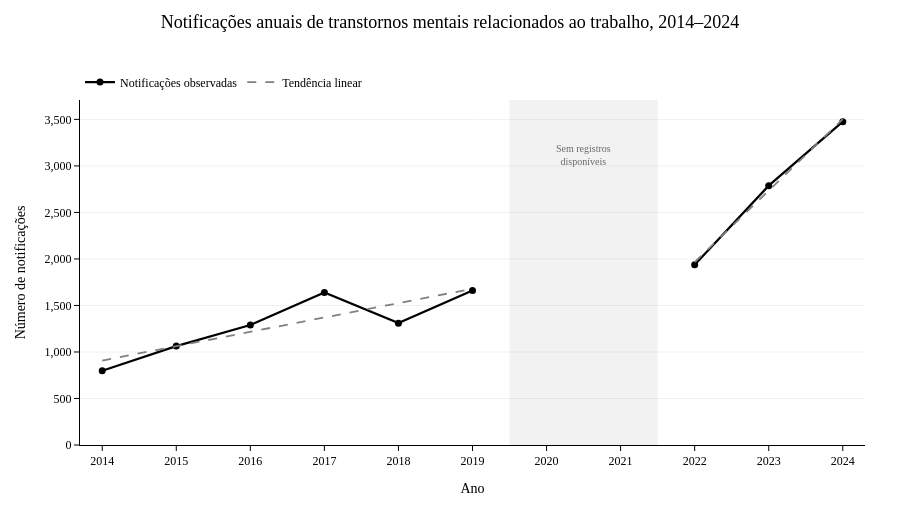

The notebook cell this image was saved under:
### Code cell
# ============================================================
# FIGURA 1 — EVOLUÇÃO TEMPORAL DAS NOTIFICAÇÕES
# VERSÃO PARA ARTIGO CIENTÍFICO
# BASE HISTÓRICA: 2014–2024
# ============================================================

import pandas as pd
import numpy as np
import plotly.graph_objects as go


# ------------------------------------------------------------
# 1. BASE HISTÓRICA
# ------------------------------------------------------------

df_temporal_hist = df_historico.copy()

df_temporal_hist["NU_ANO"] = pd.to_numeric(
    df_temporal_hist["NU_ANO"],
    errors="coerce"
)


# ------------------------------------------------------------
# 2. CONTAGEM ANUAL
# ------------------------------------------------------------

casos_ano_hist = (
    df_temporal_hist
    .dropna(subset=["NU_ANO"])
    .groupby("NU_ANO")
    .size()
    .reset_index(name="N_NOTIFICACOES")
)

casos_ano_hist["NU_ANO"] = (
    casos_ano_hist["NU_ANO"].astype(int)
)


# ------------------------------------------------------------
# 3. EIXO TEMPORAL COMPLETO
# 2020–2021 permanecem NaN
# ------------------------------------------------------------

eixo_anos = pd.DataFrame({
    "NU_ANO": range(2014, 2025)
})

serie_hist = eixo_anos.merge(
    casos_ano_hist,
    on="NU_ANO",
    how="left"
)


# ------------------------------------------------------------
# 4. PERÍODOS COM DADOS DISPONÍVEIS
# ------------------------------------------------------------

pre = (
    serie_hist.loc[
        serie_hist["NU_ANO"].between(2014, 2019)
    ]
    .dropna(subset=["N_NOTIFICACOES"])
    .copy()
)

pos = (
    serie_hist.loc[
        serie_hist["NU_ANO"].between(2022, 2024)
    ]
    .dropna(subset=["N_NOTIFICACOES"])
    .copy()
)


# ------------------------------------------------------------
# 5. TENDÊNCIAS LINEARES DESCRITIVAS
# ------------------------------------------------------------

coef_pre = np.polyfit(
    pre["NU_ANO"],
    pre["N_NOTIFICACOES"],
    1
)

pre["TENDENCIA"] = np.polyval(
    coef_pre,
    pre["NU_ANO"]
)


coef_pos = np.polyfit(
    pos["NU_ANO"],
    pos["N_NOTIFICACOES"],
    1
)

pos["TENDENCIA"] = np.polyval(
    coef_pos,
    pos["NU_ANO"]
)


# ------------------------------------------------------------
# 6. FIGURA
# ------------------------------------------------------------

fig = go.Figure()


# ------------------------------------------------------------
# SÉRIE OBSERVADA — 2014–2019
# ------------------------------------------------------------

fig.add_trace(
    go.Scatter(
        x=pre["NU_ANO"],
        y=pre["N_NOTIFICACOES"],
        mode="lines+markers",
        name="Notificações observadas",
        line=dict(
            color="black",
            width=2.2
        ),
        marker=dict(
            color="black",
            size=7,
            symbol="circle"
        ),
        hovertemplate=(
            "<b>%{x}</b><br>"
            "%{y:,.0f} notificações"
            "<extra></extra>"
        )
    )
)


# ------------------------------------------------------------
# SÉRIE OBSERVADA — 2022–2024
# Mantemos mesma estética para representar a mesma variável
# ------------------------------------------------------------

fig.add_trace(
    go.Scatter(
        x=pos["NU_ANO"],
        y=pos["N_NOTIFICACOES"],
        mode="lines+markers",
        name="Notificações observadas",
        showlegend=False,
        line=dict(
            color="black",
            width=2.2
        ),
        marker=dict(
            color="black",
            size=7,
            symbol="circle"
        ),
        hovertemplate=(
            "<b>%{x}</b><br>"
            "%{y:,.0f} notificações"
            "<extra></extra>"
        )
    )
)


# ------------------------------------------------------------
# TENDÊNCIA — 2014–2019
# ------------------------------------------------------------

fig.add_trace(
    go.Scatter(
        x=pre["NU_ANO"],
        y=pre["TENDENCIA"],
        mode="lines",
        name="Tendência linear",
        line=dict(
            color="gray",
            width=1.8,
            dash="dash"
        ),
        hoverinfo="skip"
    )
)


# ------------------------------------------------------------
# TENDÊNCIA — 2022–2024
# ------------------------------------------------------------

fig.add_trace(
    go.Scatter(
        x=pos["NU_ANO"],
        y=pos["TENDENCIA"],
        mode="lines",
        name="Tendência linear",
        showlegend=False,
        line=dict(
            color="gray",
            width=1.8,
            dash="dash"
        ),
        hoverinfo="skip"
    )
)


# ------------------------------------------------------------
# 7. LACUNA 2020–2021
# ------------------------------------------------------------

# ============================================================
# REGIÃO DA LACUNA — 2020–2021
# Compatível com dashboard contendo indicadores
# ============================================================

fig.add_shape(
    type="rect",

    # intervalo temporal sem registros
    x0=2019.5,
    x1=2021.5,

    # ocupa toda a altura do painel temporal
    y0=0,
    y1=1,

    # primeiro eixo cartesiano da figura
    xref="x",
    yref="y domain",

    fillcolor="lightgray",
    opacity=0.30,

    line=dict(width=0),

    layer="below"
)


# Texto explicativo da lacuna
fig.add_annotation(
    x=2020.5,
    y=0.88,

    xref="x",
    yref="y domain",

    text="Sem registros<br>disponíveis",

    showarrow=False,

    font=dict(
        family="Times New Roman",
        size=10,
        color="dimgray"
    ),

    align="center"
)


# ------------------------------------------------------------
# 8. LAYOUT — ESTILO ARTIGO
# ------------------------------------------------------------

fig.update_layout(

    # Título curto e objetivo
    title=dict(
        text=(
            "Notificações anuais de transtornos mentais "
            "relacionados ao trabalho, 2014–2024"
        ),
        x=0.5,
        xanchor="center",
        y=0.97,
        font=dict(
            family="Times New Roman",
            size=18,
            color="black"
        )
    ),

    # Fundo
    plot_bgcolor="white",
    paper_bgcolor="white",

    # Dimensão adequada para artigo
    width=900,
    height=520,

    # Tipografia geral
    font=dict(
        family="Times New Roman",
        size=13,
        color="black"
    ),

    # Legenda
    legend=dict(
        orientation="h",
        yanchor="bottom",
        y=1.01,
        xanchor="left",
        x=0,
        font=dict(
            family="Times New Roman",
            size=12
        ),
        bgcolor="rgba(255,255,255,0)"
    ),

    # Margens
    margin=dict(
        l=80,
        r=35,
        t=100,
        b=75
    ),

    hovermode="x"
)


# ------------------------------------------------------------
# 9. EIXO X
# ------------------------------------------------------------

fig.update_xaxes(
    title=dict(
        text="Ano",
        font=dict(
            family="Times New Roman",
            size=14
        )
    ),

    tickmode="linear",
    tick0=2014,
    dtick=1,

    range=[2013.7, 2024.3],

    showline=True,
    linewidth=1,
    linecolor="black",

    ticks="outside",
    tickwidth=1,
    tickcolor="black",
    ticklen=5,

    showgrid=False,

    zeroline=False,

    tickfont=dict(
        family="Times New Roman",
        size=12,
        color="black"
    )
)


# ------------------------------------------------------------
# 10. EIXO Y
# ------------------------------------------------------------

fig.update_yaxes(
    title=dict(
        text="Número de notificações",
        font=dict(
            family="Times New Roman",
            size=14
        )
    ),

    rangemode="tozero",

    showline=True,
    linewidth=1,
    linecolor="black",

    ticks="outside",
    tickwidth=1,
    tickcolor="black",
    ticklen=5,

    # Grade horizontal discreta
    showgrid=True,
    gridcolor="rgba(0,0,0,0.10)",
    gridwidth=0.6,

    zeroline=False,

    tickformat=",",

    tickfont=dict(
        family="Times New Roman",
        size=12,
        color="black"
    )
)


# ------------------------------------------------------------
# 11. EXIBIÇÃO
# ------------------------------------------------------------

fig.show()


# ------------------------------------------------------------
# 12. RESULTADOS NUMÉRICOS
# ------------------------------------------------------------

print("=" * 70)
print("TENDÊNCIAS LINEARES DESCRITIVAS")
print("=" * 70)

print(
    f"2014–2019: "
    f"{coef_pre[0]:+.2f} notificações/ano"
)

print(
    f"2022–2024: "
    f"{coef_pos[0]:+.2f} notificações/ano"
)

### Figure 1 — Plotly figure (JSON) as saved in the notebook; plotly's stock layout.template omitted (floating-point values rounded to 4 significant figures)
{"data": [{"hovertemplate": "<b>%{x}</b><br>%{y:,.0f} notificações<extra></extra>", "line": {"color": "black", "width": 2.2}, "marker": {"color": "black", "size": 7, "symbol": "circle"}, "mode": "lines+markers", "name": "Notificações observadas", "type": "scatter", "x": [2014, 2015, 2016, 2017, 2018, 2019], "y": [798.0, 1063.0, 1290.0, 1640.0, 1310.0, 1660.0]}, {"hovertemplate": "<b>%{x}</b><br>%{y:,.0f} notificações<extra></extra>", "line": {"color": "black", "width": 2.2}, "marker": {"color": "black", "size": 7, "symbol": "circle"}, "mode": "lines+markers", "name": "Notificações observadas", "showlegend": false, "type": "scatter", "x": [2022, 2023, 2024], "y": [1938.0, 2788.0, 3476.0]}, {"hoverinfo": "skip", "line": {"color": "gray", "dash": "dash", "width": 1.8}, "mode": "lines", "name": "Tendência linear", "type": "scatter", "x": [2014, 2015, 2016, 2017, 2018, 2019], "y": [907.7, 1062.0, 1216.0, 1371.0, 1525.0, 1679.0]}, {"hoverinfo": "skip", "line": {"color": "gray", "dash": "dash", "width": 1.8}, "mode": "lines", "name": "Tendência linear", "showlegend": false, "type": "scatter", "x": [2022, 2023, 2024], "y": [1965.0, 2734.0, 3503.0]}], "layout": {"annotations": [{"align": "center", "font": {"color": "dimgray", "family": "Times New Roman", "size": 10}, "showarrow": false, "text": "Sem registros<br>disponíveis", "x": 2020.0, "xref": "x", "y": 0.88, "yref": "y domain"}], "font": {"color": "black", "family": "Times New Roman", "size": 13}, "height": 520, "hovermode": "x", "legend": {"bgcolor": "rgba(255,255,255,0)", "font": {"family": "Times New Roman", "size": 12}, "orientation": "h", "x": 0, "xanchor": "left", "y": 1.01, "yanchor": "bottom"}, "margin": {"b": 75, "l": 80, "r": 35, "t": 100}, "paper_bgcolor": "white", "plot_bgcolor": "white", "shapes": [{"fillcolor": "lightgray", "layer": "below", "line": {"width": 0}, "opacity": 0.3, "type": "rect", "x0": 2020.0, "x1": 2022.0, "xref": "x", "y0": 0, "y1": 1, "yref": "y domain"}], "title": {"font": {"color": "black", "family": "Times New Roman", "size": 18}, "text": "Notificações anuais de transtornos mentais relacionados ao trabalho, 2014–2024", "x": 0.5, "xanchor": "center", "y": 0.97}, "width": 900, "xaxis": {"dtick": 1, "linecolor": "black", "linewidth": 1, "range": [2014.0, 2024.0], "showgrid": false, "showline": true, "tick0": 2014, "tickcolor": "black", "tickfont": {"color": "black", "family": "Times New Roman", "size": 12}, "ticklen": 5, "tickmode": "linear", "ticks": "outside", "tickwidth": 1, "title": {"font": {"family": "Times New Roman", "size": 14}, "text": "Ano"}, "zeroline": false}, "yaxis": {"gridcolor": "rgba(0,0,0,0.10)", "gridwidth": 0.6, "linecolor": "black", "linewidth": 1, "rangemode": "tozero", "showgrid": true, "showline": true, "tickcolor": "black", "tickfont": {"color": "black", "family": "Times New Roman", "size": 12}, "tickformat": ",", "ticklen": 5, "ticks": "outside", "tickwidth": 1, "title": {"font": {"family": "Times New Roman", "size": 14}, "text": "Número de notificações"}, "zeroline": false}}}
